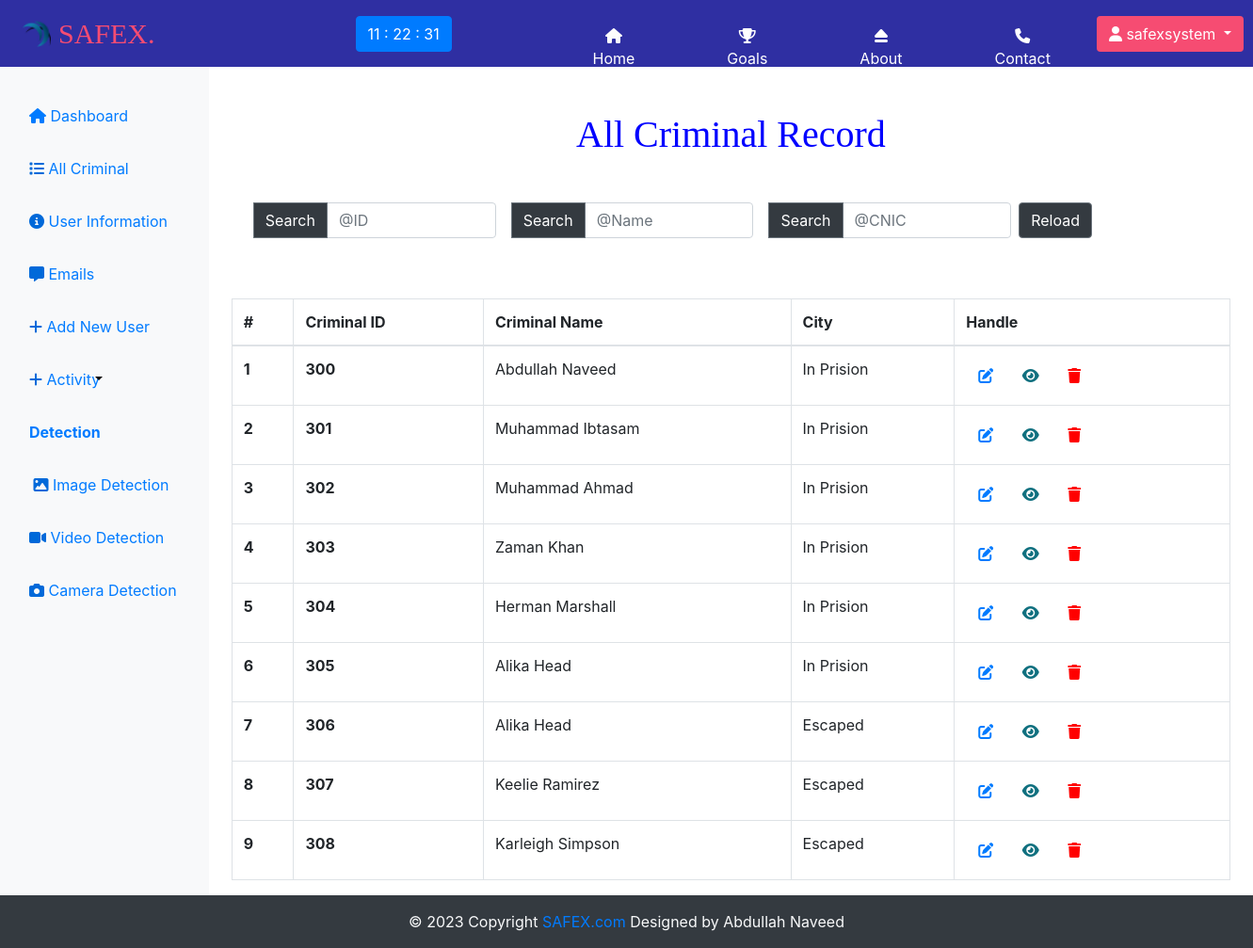
The app's page /cms.safex/allcriminalrecord/ (signed in) with its own data.
### cmssafex/models.py (models this page shows, shortened)
class criminalinformation(models.Model):
    criminalid = models.AutoField(primary_key = True,serialize=False, auto_created=True, default=300)
    name = models.CharField(max_length=50,default = "")
    fathername = models.CharField(max_length=50,default = "")
    cnic = models.CharField(max_length=50,default = "")
    dob = models.DateField(default = "0000-00-00")
    city = models.CharField( max_length=50 , default = "")
    province = models.CharField( max_length=50 , default = "")
    meritalst = models.CharField( max_length=50 , default = "")
    currentst = models.CharField( max_length=50 , default = "")
    frontimg = models.ImageField( upload_to="criminals/" , default = "")
    staff =  models.CharField( max_length=50 , default = "")

### cmssafex/views.py (the view)
# urls.py: path("allcriminalrecord/",views.allcriminalrecord,name="allcriminal"),
def allcriminalrecord(request):
    data = criminalinformation.objects.all()
    param = {'data' : data}
    return render(request,"criminalpage.html",param)

### cmssafex/templates/criminalpage.html (shortened to what this page needs)
{% extends 'structure.html' %}
{% block bufferbody %}
<h1 style="color:blue; font-family:Arial Black;" class="text-center mt-4 mb-4">All Criminal Record</h1>
<br>
<div class="container-fluid d-flex justify-content-start ">
    <form class="input-group mb-3 w-25 mx-2" method="POST" action="/cms.safex/searchcid/">
        <div class="input-group-prepend">
        <button class="btn btn-outline-secondary bg-dark" onclick="showfun()" type="submit">Search</button>
        </div>
        <input type="text" class="form-control" name="id" placeholder="@ID" required>
    </form>
    <form class="input-group mb-3 w-25 mx-2" method="POST" action="/cms.safex/searchname/">
        <div class="input-group-prepend">
        <button class="btn btn-outline-secondary bg-dark" onclick="s()" type="submit">Search</button>
        </div>
        <input type="text" class="form-control" name="name" required placeholder="@Name">
    </form>
    <form class="input-group mb-3 w-25 mx-2" method="POST" action="/cms.safex/searchcnic/">
        <div class="input-group-prepend">
        <button class="btn btn-outline-secondary bg-dark"  type="submit">Search</button>
        </div>
        <input type="text" class="form-control"name="city" required placeholder="@CNIC">
    </form>
    <a href="/cms.safex/allcriminalrecord/" class="btn btn-outline-secondary bg-dark">Reload</a>
</div>
<br><br>
<table class="table table-bordered" id="tbl1">
    <thead>
      <tr>
        <th scope="col">#</th>
        <th scope="col">Criminal ID</th>
        <th scope="col">Criminal Name</th>
        <th>City</th>
        <th scope="col">Handle</th>
      </tr>
    </thead>
    <tbody>
        {% for i in data %}
            <tr>
                <th scope="row">{{forloop.counter}}</th>
                <td><strong>{{i.criminalid}}</strong></td>
                <td>{{i.name}}</td>
                <td>{{i.currentst}}</td>
                <td><a class="btn" href="/cms.safex/editcriminalrecord/{{i.criminalid}}">
                    <i class="fa-solid fa-pen-to-square" style="color:#007bff;"></i> </a>
                    <a class="btn" href="/cms.safex/allcriminals/{{i.criminalid}}">
                    <i class="fa-solid fa-eye" style="color: #10707f;"></i> </a>
                    <a class="btn" href="/cms.safex/deleterecordcriminal/{{i.criminalid}}">
                    <i class="fa-solid fa-trash" style = "color:red"></i> </a>
                </td>
            </tr>
         {% endfor %}
    </tbody>
</div>
{%endblock bufferbody%}

### templates/base.html (shortened to what this page needs)
<!DOCTYPE html>
<html lang="en">
  <head>
    {% load static %}
    <link
      rel="stylesheet"
      href="https://stackpath.bootstrapcdn.com/bootstrap/4.2.1/css/bootstrap.min.css"
    />
    <link
      rel="stylesheet"
      href="https://cdnjs.cloudflare.com/ajax/libs/font-awesome/6.4.0/css/all.min.css"
    />
    {% block head %}{% endblock head %}
  </head>
  <body onload="time(); preventPaste()">
    {% load static %}
    <nav class="navbar navbar-expand-lg navbar-light">
        <img src="{% static 'images/logo.png' %}" class="mx-2" width="30" height="30" alt="">
      <a class="navbar-brand" href="/">SAFEX.</a>
      <div class="time">
        <span class="btn btn-primary" style="margin-left: -103px;" id="divMsg"></span>
      </div>
      <div class="collapse navbar-collapse" id="navbarSupportedContent">
        <ul class="navbar-nav mr-auto" >
          <li class="nav-item active mx-4">
            <a class="nav-link btn px-4" href="/"
              ><i class="fa-solid fa-house" style="color: #fcfcfc;"></i> Home </a>
          </li>
          <li class="nav-item mx-4">
            <a class="nav-link btn px-4" href="/goals"><i class="fa-solid fa-trophy" style="color: #ffffff;"></i> Goals</a>
          </li>
          <li class="nav-item mx-4">
            <a class="nav-link btn px-4" href="/about"><i class="fa-sharp fa-solid fa-eject"></i> About</a>
          </li>
          <li class="nav-item mx-4">
            <a class="nav-link btn px-4" href="/contact"><i class="fa-solid fa-phone" style="color: #ffffff;"></i> Contact</a>
          </li>
          {% if user.is_authenticated %}
          <li class="nav-item dropdown">
            <div class="btn-group">
              <button type="button" class="btn dropdown-toggle" data-toggle="dropdown" aria-haspopup="true" aria-expanded="false">
                <i class="fa-solid fa-user" style="color: #ffffff;"></i> {{request.user}}
              </button>
            </div>
          </li>
          {%else%}
          <li class="nav-item mx-4">
            <a class="nav-link btn px-4" href="/cms.safex"><i class="fa-solid fa-lock" style="color: #ffffff;"></i> CMS</a>
          </li>
          {% endif %}
      </div>
    </nav>
    {% block body %} {% endblock %}
    <footer
      class="font-small bg-dark text-light position-relative w-100 fixed-bottom">
      <div class="footer-copyright text-center py-3">
        &copy; 2023 Copyright
        <a class="text-decoration-none" href="http://127.0.0.1:8000/"
          >SAFEX.com</a
        >
        Designed by Abdullah Naveed
      </div>
    </footer>
  </body>
</html>

### records on screen
criminalinformation: criminalid "300", name "Abdullah Naveed", currentst "In Prision"
criminalinformation: criminalid "301", name "Muhammad Ibtasam", currentst "In Prision"
criminalinformation: criminalid "302", name "Muhammad Ahmad", currentst "In Prision"
criminalinformation: criminalid "303", name "Zaman Khan", currentst "In Prision"
criminalinformation: criminalid "304", name "Herman Marshall", currentst "In Prision"
criminalinformation: criminalid "305", name "Alika Head", currentst "In Prision"
criminalinformation: criminalid "306", name "Alika Head", currentst "Escaped"
criminalinformation: criminalid "307", name "Keelie Ramirez", currentst "Escaped"
criminalinformation: criminalid "308", name "Karleigh Simpson", currentst "Escaped"

### other values on screen
{{ request.user }} "safexsystem"
